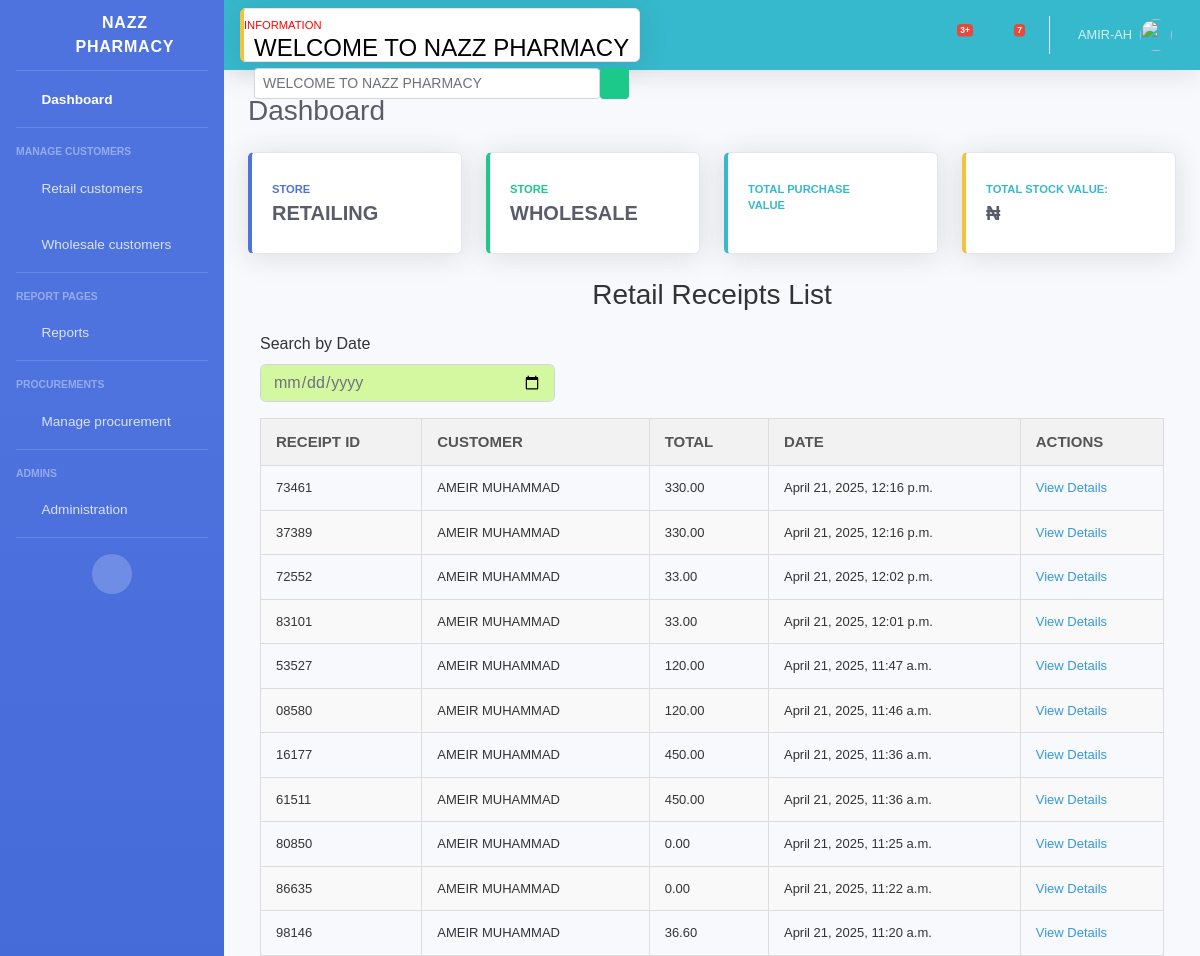
Before: /receipt_list/ (signed in, upper part) with the older database file.
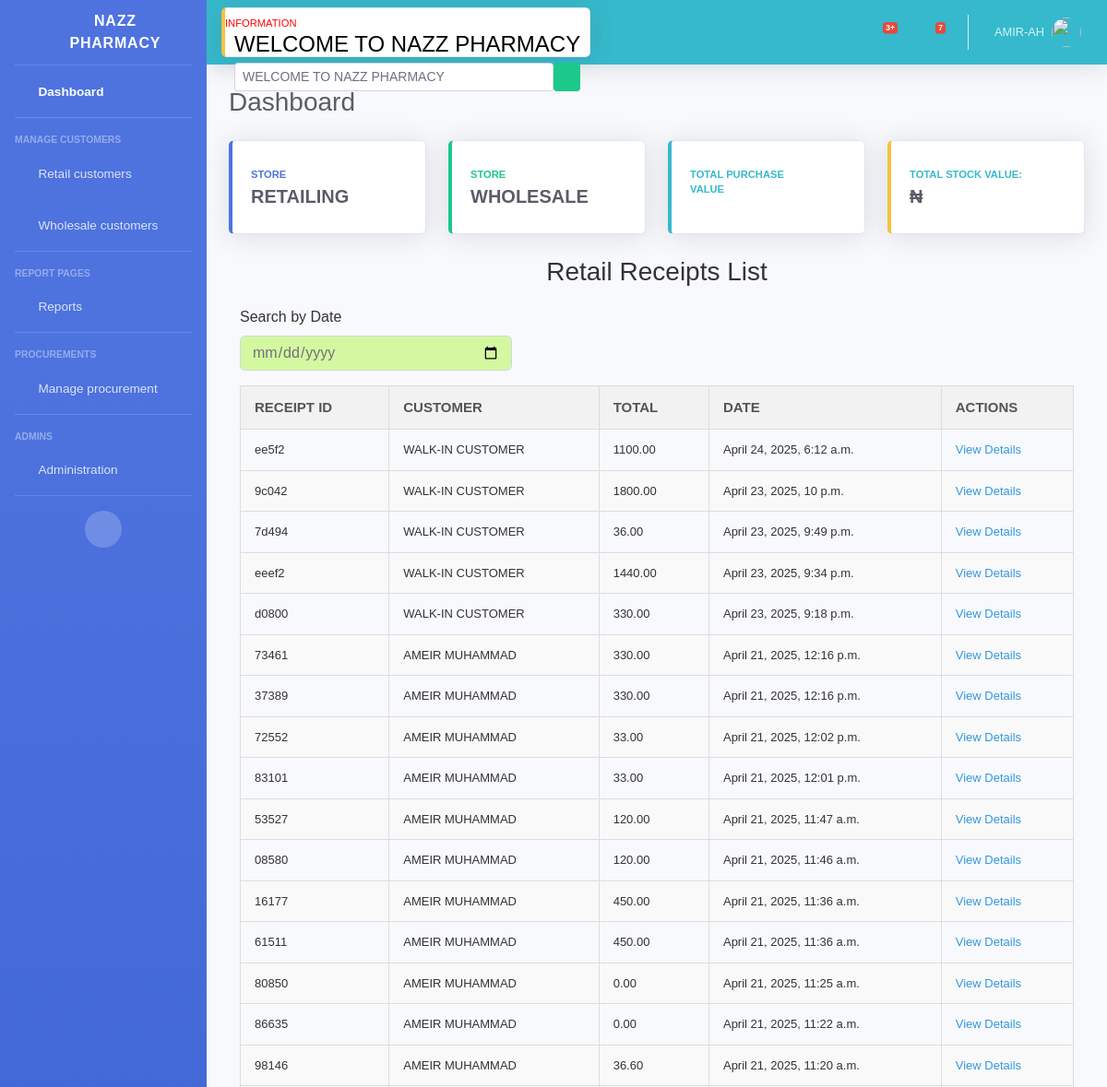
After: the same page with the newer database file.
### store/models.py (models this page shows, shortened)
class Receipt(models.Model):
    customer = models.ForeignKey(Customer, on_delete=models.CASCADE, null=True, blank=True)
    sales = models.ForeignKey(Sales, on_delete=models.CASCADE, related_name='receipts', null=True, blank=True)
    buyer_name = models.CharField(max_length=255, blank=True, null=True)
    buyer_address = models.CharField(max_length=255, blank=True, null=True)
    total_amount = models.DecimalField(max_digits=10, decimal_places=2, default=Decimal('0.0'))
    date = models.DateTimeField(default=datetime.now)
    receipt_id = ShortUUIDField(unique=True, length=5, max_length=50, alphabet='1234567890')
    printed = models.BooleanField(default=False)
    payment_method = models.CharField(max_length=20, choices=[
        ('Cash', 'Cash'),
        ('Wallet', 'Wallet'),
        ('Transfer', 'Transfer'),
        ('Split', 'Split Payment'),
    ], default='Cash')
    status = models.CharField(max_length=20, choices=[
        ('Paid', 'Paid'),
        ('Partially Paid', 'Partially Paid'),
        ('Unpaid', 'Unpaid'),
    ], default='Unpaid')

### customer/models.py (models this page shows, shortened)
class Customer(models.Model):
    user = models.OneToOneField(User, on_delete=models.CASCADE, null=True, blank=True)
    name = models.CharField(max_length=100)
    phone = models.CharField(max_length=15)
    address = models.TextField()

### store/views.py (the view)
# urls.py: path('receipt_list/', views.receipt_list, name='receipt_list'),
def receipt_list(request):
    if request.user.is_authenticated:
        receipts = Receipt.objects.all().order_by('-date')  # Order by date, latest first
        return render(request, 'partials/receipt_list.html', {'receipts': receipts})
    else:
        return redirect('store:index')

### store/context_processors.py (called while the page is built)
def marquee_context(request):
    return {
        'marquee_text': cache.get('marquee_text', 'WELCOME TO NAZZ PHARMACY')
    }

### userauth/models.py (called while the page is built)
    @classmethod
    def log_activity(cls, user, action, action_type='OTHER', target_model=None, target_id=None,
                    ip_address=None, user_agent=None):
        return cls.objects.create(
            user=user,
            action=action,
            action_type=action_type,
            target_model=target_model,
            target_id=target_id,
            ip_address=ip_address,
            user_agent=user_agent
        )

### userauth/permissions.py (called while the page is built)
def is_admin(user):
    return user.is_authenticated and user.profile.user_type == 'Admin'

def is_manager(user):
    return user.is_authenticated and user.profile.user_type == 'Manager'

def is_pharmacist(user):
    return user.is_authenticated and user.profile.user_type == 'Pharmacist'

def is_pharm_tech(user):
    return user.is_authenticated and user.profile.user_type == 'Pharm-Tech'

def is_salesperson(user):
    return user.is_authenticated and user.profile.user_type == 'Salesperson'

def is_admin_or_manager(user):
    return user.is_authenticated and user.profile.user_type in ['Admin', 'Manager']

### templates/partials/receipt_list.html (shortened to what this page needs)
{% extends "partials/base.html" %}
{% block content %}
<div class="col-12 table-responsive">
    <h2>Retail Receipts List</h2>
    <form method="get" action="" class="mb-3">
        <div class="form-row">
            <div class="col-md-4">
                <label for="date">Search by Date</label>
                <input type="date" name="date" id="date" class="form-control"
                    style="background-color: rgb(212, 248, 159);" hx-get="{% url 'store:search_receipts' %}"
                    hx-target="#sales-data" hx-trigger="change delay:300ms" value="{{ request.GET.date }}">
            </div>
        </div>
    </form>
    <div id="sales-data">
        <table>
            <thead>
                <tr>
                    <th>Receipt ID</th>
                    <th>Customer</th>
                    <th>Total</th>
                    <th>Date</th>
                    <th>Actions</th>
                </tr>
            </thead>
            <tbody>
                {% for receipt in receipts %}
                <tr>
                    <td>{{ receipt.receipt_id }}</td>
                    <td>
                        {% if receipt.customer %}
                        {{ receipt.customer.name|upper }}
                        {% elif receipt.buyer_name %}
                        {{ receipt.buyer_name }}
                        {% else %}
                        WALK-IN CUSTOMER
                        {% endif %}
                    </td>
                    <td>{{ receipt.total_amount }}</td>
                    <td>{{ receipt.date }}</td>
                    <td>
                        <a href="{% url 'store:receipt_detail' receipt.receipt_id %}">View Details</a>
                    </td>
                </tr>
                {% empty %}
                <tr>
                    <td colspan="5" style="text-align: center;">No receipts found for the selected date.</td>
                </tr>
                {% endfor %}
            </tbody>
        </table>
    </div>
</div>
{% endblock %}

Changed rows visible on the page:
added Receipt: receipt_id "ee5f2", buyer_name "WALK-IN CUSTOMER", total_amount "1100.00", date "April 24, 2025, 6:12 a.m."
added Receipt: receipt_id "9c042", buyer_name "WALK-IN CUSTOMER", total_amount "1800.00", date "April 23, 2025, 10 p.m."
added Receipt: receipt_id "7d494", buyer_name "WALK-IN CUSTOMER", total_amount "36.00", date "April 23, 2025, 9:49 p.m."
added Receipt: receipt_id "eeef2", buyer_name "WALK-IN CUSTOMER", total_amount "1440.00", date "April 23, 2025, 9:34 p.m."
added Receipt: receipt_id "d0800", buyer_name "WALK-IN CUSTOMER", total_amount "330.00", date "April 23, 2025, 9:18 p.m."
